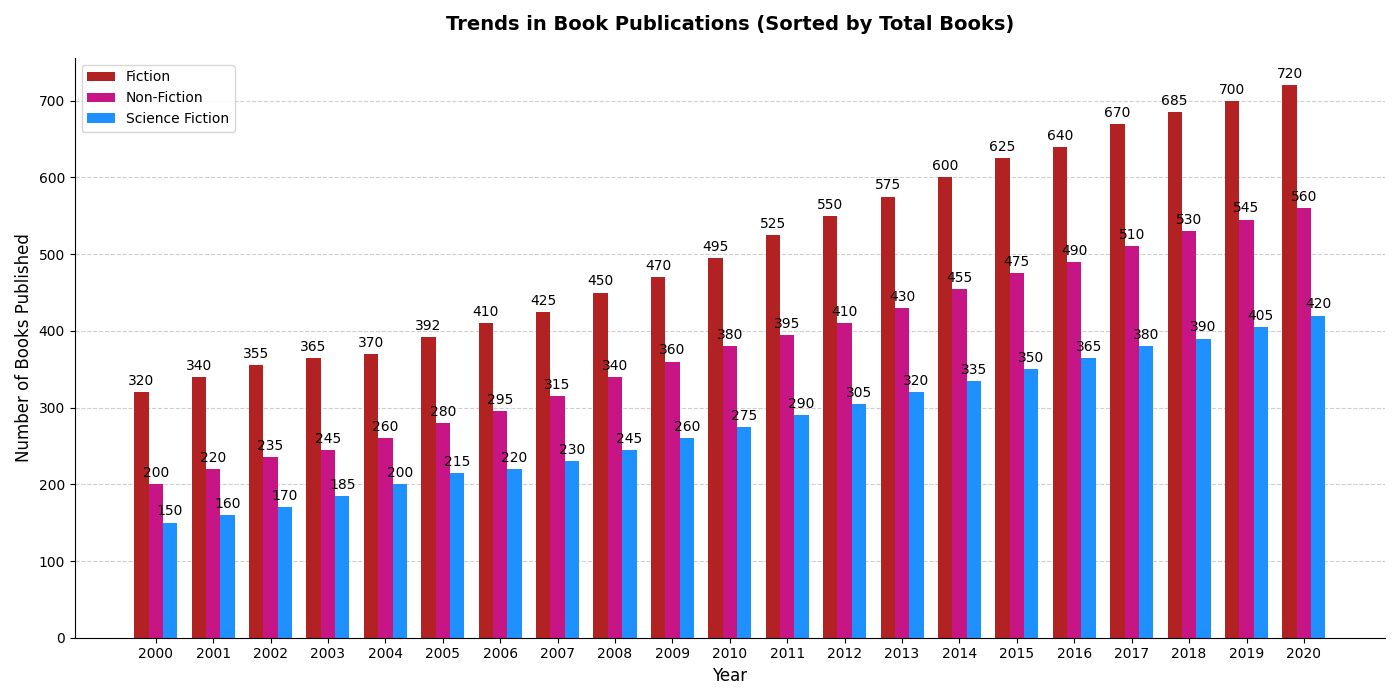

Recreate this plot in Python.
import matplotlib.pyplot as plt
import numpy as np

# Define the years and the data
years = np.arange(2000, 2021)
fiction_books = np.array([320, 340, 355, 365, 370, 392, 410, 425, 450, 470, 495, 525, 550, 575, 600, 625, 640, 670, 685, 700, 720])
non_fiction_books = np.array([200, 220, 235, 245, 260, 280, 295, 315, 340, 360, 380, 395, 410, 430, 455, 475, 490, 510, 530, 545, 560])
scifi_books = np.array([150, 160, 170, 185, 200, 215, 220, 230, 245, 260, 275, 290, 305, 320, 335, 350, 365, 380, 390, 405, 420])

# Calculate the total number of books per genre
total_books_per_genre = fiction_books + non_fiction_books + scifi_books

# Sort indices based on total books in descending order
sorted_indices = np.argsort(total_books_per_genre)

# Sort all arrays based on total books
years = years[sorted_indices]
fiction_books = fiction_books[sorted_indices]
non_fiction_books = non_fiction_books[sorted_indices]
scifi_books = scifi_books[sorted_indices]

# Create a figure and axis
fig, ax = plt.subplots(figsize=(14, 7))
width = 0.25  # Width of the bars
x = np.arange(len(years))

# Plot sorted bar chart with new colors
rects1 = ax.bar(x - width, fiction_books, width, label='Fiction', color='firebrick')
rects2 = ax.bar(x, non_fiction_books, width, label='Non-Fiction', color='mediumvioletred')
rects3 = ax.bar(x + width, scifi_books, width, label='Science Fiction', color='dodgerblue')

# Labels and title
ax.set_xlabel('Year', fontsize=12)
ax.set_ylabel('Number of Books Published', fontsize=12)
ax.set_title('Trends in Book Publications (Sorted by Total Books)', fontsize=14, fontweight='bold', pad=20)
ax.set_xticks(x)
ax.set_xticklabels(years)
ax.legend()

# Function to add labels on top of the bars
def add_labels(rects):
    for rect in rects:
        height = rect.get_height()
        ax.annotate('{}'.format(height),
                    xy=(rect.get_x() + rect.get_width() / 2, height),
                    xytext=(0, 3),
                    textcoords="offset points",
                    ha='center', va='bottom', fontsize=10)

add_labels(rects1)
add_labels(rects2)
add_labels(rects3)

# Hide the right and top spines
ax.spines['right'].set_visible(False)
ax.spines['top'].set_visible(False)

# Grid and layout adjustment
ax.yaxis.grid(True, linestyle='--', alpha=0.6)
ax.set_axisbelow(True)

plt.tight_layout()
plt.show()
